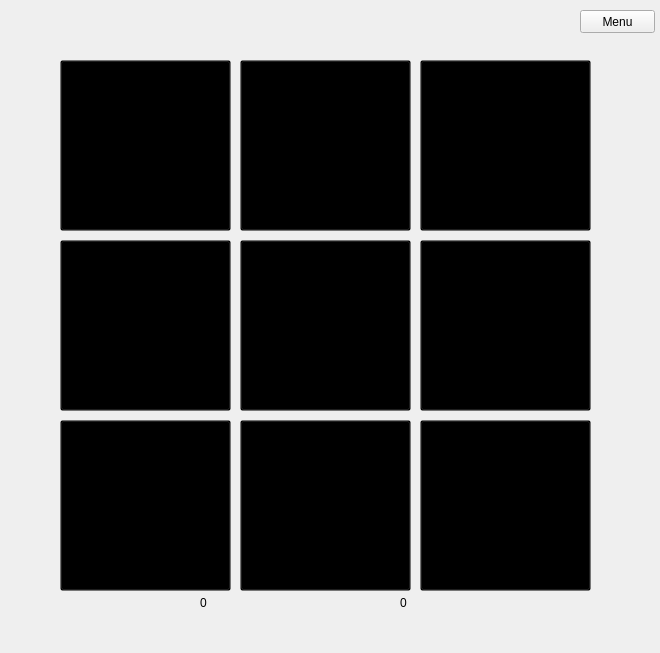
<?xml version="1.0" encoding="UTF-8"?>
<ui version="4.0">
 <class>MainWindow</class>
 <widget class="QMainWindow" name="MainWindow">
  <property name="geometry">
   <rect>
    <x>0</x>
    <y>0</y>
    <width>660</width>
    <height>653</height>
   </rect>
  </property>
  <property name="windowTitle">
   <string>MainWindow</string>
  </property>
  <widget class="QWidget" name="centralWidget">
   <widget class="QPushButton" name="btn1">
    <property name="geometry">
     <rect>
      <x>60</x>
      <y>60</y>
      <width>171</width>
      <height>171</height>
     </rect>
    </property>
    <property name="styleSheet">
     <string notr="true">#btn1
{background-image: url(:/btnClear.png); background-color:transparent;}
#btn1:hover 
{background-image: url(:/btnHover.png); background-color:transparent;}</string>
    </property>
    <property name="text">
     <string/>
    </property>
   </widget>
   <widget class="QPushButton" name="btn2">
    <property name="geometry">
     <rect>
      <x>240</x>
      <y>60</y>
      <width>171</width>
      <height>171</height>
     </rect>
    </property>
    <property name="styleSheet">
     <string notr="true">#btn2
{background-image: url(:/btnClear.png); background-color:transparent;}
#btn2:hover 
{background-image: url(:/btnHover.png); background-color:transparent;}</string>
    </property>
    <property name="text">
     <string/>
    </property>
   </widget>
   <widget class="QPushButton" name="btn3">
    <property name="geometry">
     <rect>
      <x>420</x>
      <y>60</y>
      <width>171</width>
      <height>171</height>
     </rect>
    </property>
    <property name="styleSheet">
     <string notr="true">#btn3
{background-image: url(:/btnClear.png); background-color:transparent;}
#btn3:hover 
{background-image: url(:/btnHover.png); background-color:transparent;}</string>
    </property>
    <property name="text">
     <string/>
    </property>
   </widget>
   <widget class="QPushButton" name="btn4">
    <property name="geometry">
     <rect>
      <x>60</x>
      <y>240</y>
      <width>171</width>
      <height>171</height>
     </rect>
    </property>
    <property name="styleSheet">
     <string notr="true">#btn4
{background-image: url(:/btnClear.png); background-color:transparent;}
#btn4:hover 
{background-image: url(:/btnHover.png); background-color:transparent;}</string>
    </property>
    <property name="text">
     <string/>
    </property>
   </widget>
   <widget class="QPushButton" name="btn5">
    <property name="geometry">
     <rect>
      <x>240</x>
      <y>240</y>
      <width>171</width>
      <height>171</height>
     </rect>
    </property>
    <property name="styleSheet">
     <string notr="true">#btn5
{background-image: url(:/btnClear.png); background-color:transparent;}
#btn5:hover 
{background-image: url(:/btnHover.png); background-color:transparent;}</string>
    </property>
    <property name="text">
     <string/>
    </property>
   </widget>
   <widget class="QPushButton" name="btn6">
    <property name="geometry">
     <rect>
      <x>420</x>
      <y>240</y>
      <width>171</width>
      <height>171</height>
     </rect>
    </property>
    <property name="styleSheet">
     <string notr="true">#btn6
{background-image: url(:/btnClear.png); background-color:transparent;}
#btn6:hover 
{background-image: url(:/btnHover.png); background-color:transparent;}</string>
    </property>
    <property name="text">
     <string/>
    </property>
   </widget>
   <widget class="QPushButton" name="btn7">
    <property name="geometry">
     <rect>
      <x>60</x>
      <y>420</y>
      <width>171</width>
      <height>171</height>
     </rect>
    </property>
    <property name="styleSheet">
     <string notr="true">#btn7
{background-image: url(:/btnClear.png); background-color:transparent;}
#btn7:hover 
{background-image: url(:/btnHover.png); background-color:transparent;}</string>
    </property>
    <property name="text">
     <string/>
    </property>
   </widget>
   <widget class="QPushButton" name="btn9">
    <property name="geometry">
     <rect>
      <x>420</x>
      <y>420</y>
      <width>171</width>
      <height>171</height>
     </rect>
    </property>
    <property name="styleSheet">
     <string notr="true">#btn9
{background-image: url(:/btnClear.png); background-color:transparent;}
#btn9:hover 
{background-image: url(:/btnHover.png); background-color:transparent;}</string>
    </property>
    <property name="text">
     <string/>
    </property>
   </widget>
   <widget class="QPushButton" name="btn8">
    <property name="geometry">
     <rect>
      <x>240</x>
      <y>420</y>
      <width>171</width>
      <height>171</height>
     </rect>
    </property>
    <property name="styleSheet">
     <string notr="true">#btn8
{background-image: url(:/btnClear.png); background-color:transparent;}
#btn8:hover 
{background-image: url(:/btnHover.png); background-color:transparent;}</string>
    </property>
    <property name="text">
     <string/>
    </property>
   </widget>
   <widget class="QLabel" name="xSLabel">
    <property name="geometry">
     <rect>
      <x>200</x>
      <y>592</y>
      <width>71</width>
      <height>21</height>
     </rect>
    </property>
    <property name="text">
     <string>0</string>
    </property>
   </widget>
   <widget class="QLabel" name="oSLabel">
    <property name="geometry">
     <rect>
      <x>400</x>
      <y>592</y>
      <width>61</width>
      <height>21</height>
     </rect>
    </property>
    <property name="text">
     <string>0</string>
    </property>
   </widget>
   <widget class="QLabel" name="whoStepLabel">
    <property name="geometry">
     <rect>
      <x>210</x>
      <y>30</y>
      <width>231</width>
      <height>31</height>
     </rect>
    </property>
    <property name="text">
     <string/>
    </property>
    <property name="alignment">
     <set>Qt::AlignCenter</set>
    </property>
   </widget>
   <widget class="QPushButton" name="closeBtn">
    <property name="geometry">
     <rect>
      <x>580</x>
      <y>10</y>
      <width>75</width>
      <height>23</height>
     </rect>
    </property>
    <property name="text">
     <string>Menu</string>
    </property>
   </widget>
  </widget>
 </widget>
 <layoutdefault spacing="6" margin="11"/>
 <resources/>
 <connections/>
</ui>
